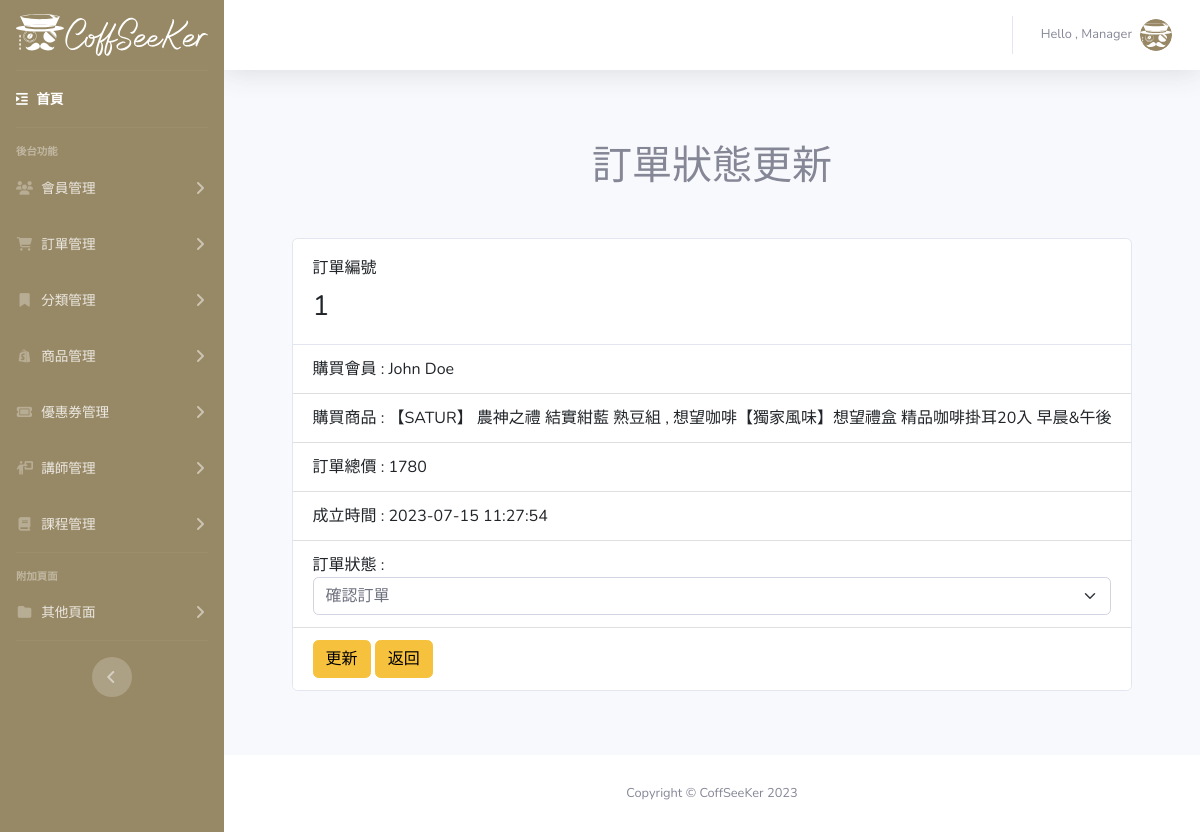
Page /Coffseeker-Admin/order-detail-Edit.php?order_id=1 on the committed database.
### tables this page shows
CREATE TABLE `orders` (
  `order_id` int(11) NOT NULL,
  `order_products` varchar(300) NOT NULL,
  `order_amount` varchar(50) NOT NULL,
  `order_price` int(10) NOT NULL,
  `order_user` varchar(30) NOT NULL,
  `order_created_at` datetime NOT NULL,
  `order_state` int(10) NOT NULL
);

### Coffseeker-Admin/order-detail-Edit.php (the view, shortened to what this page needs)
<?php
$id = $_GET["order_id"];
require_once("../db_connect.php");
$ordersql = "SELECT orders.* ,
order_states.states FROM orders
JOIN order_states ON order_states.states_valid = orders.order_state
WHERE order_id=$id";
$getOrder = $conn->query($ordersql);
$orders = $getOrder->fetch_assoc();
?>
<!DOCTYPE html>
<html lang="en">
<head>
    <?php include("modal/template.php") ?>
</head>
<body id="page-top">
    <div id="wrapper">
        <?php include("modal/sidebar.php") ?>
        <div id="content-wrapper" class="d-flex flex-column">
            <div id="content">
                <?php include("modal/topbar.php") ?>
                <h1 class="text-center mt-5 py-4">訂單狀態更新</h1>
                <div class="container-fluid d-flex justify-content-center mb-5">
                    <div class="d-flex justify-content-center">
                        <form action="action/orders/doUpdate.php" method="post">
                            <div class="card my-3">
                                    <div class="card-body">
                                        <h1 class="h6 card-title">訂單編號</h1>
                                        <span class="h3"><?= $orders["order_id"] ?></span>
                                    </div>
                                    <ul class="list-group list-group-flush">
                                        <li class="list-group-item">
                                            購買會員 : <?= $orders["order_user"] ?>
                                        </li>
                                        <li class="list-group-item">
                                            購買商品 : <?= $orders["order_products"] ?>
                                        </li>
                                        <li class="list-group-item">
                                            訂單總價 : <?= $orders["order_price"] ?>
                                        </li>
                                        <li class="list-group-item">
                                            成立時間 : <?= $orders["order_created_at"] ?>
                                        </li>
                                        <li class="list-group-item">
                                            <div class="">
                                                訂單狀態 :
                                                <select class="form-select form-control" aria-label="Grade" name="states">
                                                    <option value="2" <?php if($orders["order_state"] == 2) echo "selected"; ?>>確認訂單</option>
                                                </select>
                                            </div>
                                        </li>
                                        <li class="list-group-item">
                                            <button class="btn btn-warning" type="submit">更新</button>
                                            <a class="btn btn-warning" href="order-list.php?order_id=<?= $orders["order_id"]; ?>">返回</a>
                                        </li>
                                    </ul>
                            </div>
                        </form>
                    </div>
                </div>
            </div>
            <?php include("modal/footer.php") ?>
        </div>
    </div>
</body>
</html>

### Coffseeker-Admin/css/style.css (style rules this page uses)
:root { --milky:#988966; }
.btn-warning { color: black; }

### rows in the picture
orders: order_id "1", order_user "John Doe", order_products "【SATUR】 農神之禮 結實紺藍 熟豆組 , 想望咖啡【獨家風味】想望禮盒 精品咖啡掛耳20入 早晨&午後", order_price "1780", order_created_at "2023-07-15 11:27:54", states "確認訂單"
